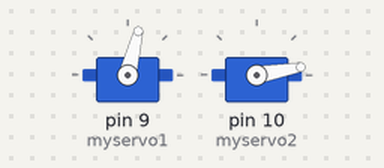
The sketch below on a simulated Arduino Uno, built with avr-gcc and run on an emulated ATmega328P. Parts: 2 × servo.

Above: at 0.15 s.
At 9.85 s:
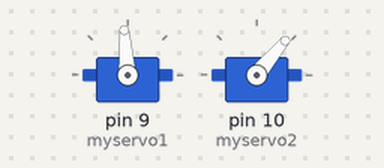
At 19.82 s:
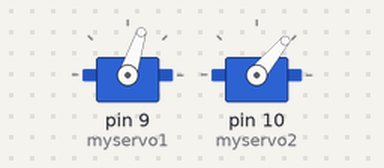
At 39.73 s:
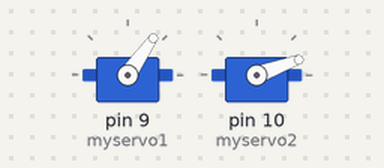
Timing chart, 0 to 40.0 s (numbered marks = the images above):
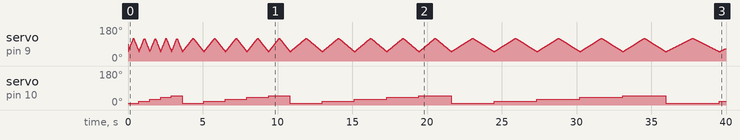

Measured:
- by itself, servo on pin 10 (myservo2): 10° → 20° at 0.73 s, → 30° 0.74 s later, → 40° 0.73 s later, → 50° 0.71 s later, … (21 changes in this stretch)

The sketch:

TentacleMotion.ino
```cpp
#include <Servo.h>

Servo myservo1;  // create servo object to control a servo
Servo myservo2;
// twelve servo objects can be created on most boards

int pos = 0;    // variable to store the servo position
int posi=0;
int del = 0;

void setup() {
  myservo1.attach(9);  // attaches the servo on pin 9 to the servo object
  myservo2.attach(10);  // attaches the servo on pin 9 to the servo object
}

void loop() {


for(del=5;del<30; del+=5){  // Varies the delay between servo commands, i.e. speed of motion
        for (posi = 10; posi <= 50; posi += 10) { // goes from 0 degrees to 180 degrees
        myservo2.write(posi);              // tell servo to go to position in variable 'pos'
        delay(del);                       // waits 15ms for the servo to reach the position


      for (pos = 50; pos <= 120; pos += 1) { // goes from 0 degrees to 180 degrees
        // in steps of 1 degree
        myservo1.write(pos);              // tell servo to go to position in variable 'pos'
        delay(del);                       // waits 15ms for the servo to reach the position
      }
      for (pos = 120; pos >= 50; pos -= 1) { // goes from 180 degrees to 0 degrees
        myservo1.write(pos);              // tell servo to go to position in variable 'pos'
        delay(del);                       // waits 15ms for the servo to reach the position
      }

    }
  }
}
```
